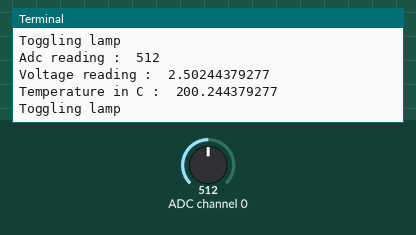
This program was run on a simulated Raspberry Pi (header pin numbers). On the bench: the last lines printed to the terminal. Inputs (shaded band) come from the test bench; at power-on: ADC channel 0 = 512 (analog values on the 0–1023 scale).

Above: at 1.2 s.
1.3 s: ADC channel 0 set to 716
At 2.6 s:
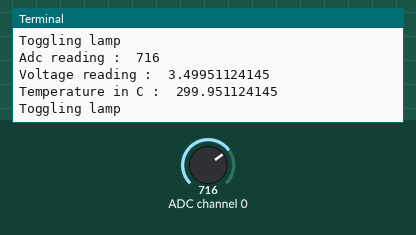
2.8 s: ADC channel 0 set to 900
At 3.5 s:
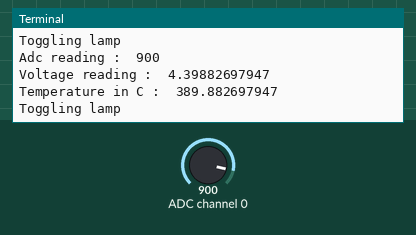
Timing chart, 0 to 5.8 s (numbered marks = the images above; inputs shaded):
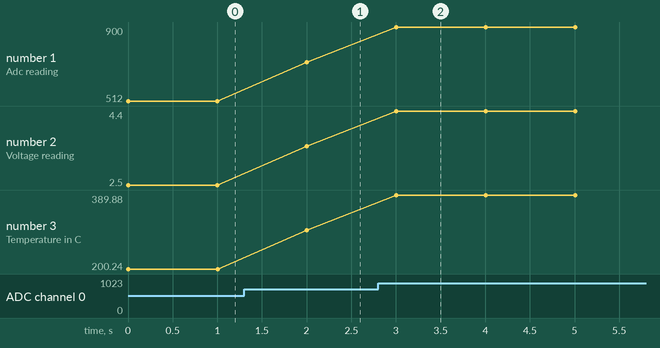

Measured:
- after the input at 1.3 s, the terminal: prints a new line after 0.70 s (image 1)
- after the input at 2.8 s, the terminal: prints a new line after 0.20 s (image 2)
- plotted number 1: 512 → 716 after the input at 1.3 s, 716 → 900 after the input at 2.8 s
- plotted number 2: 2.5 → 3.5 after the input at 1.3 s, 3.5 → 4.4 after the input at 2.8 s
- plotted number 3: 200.24 → 299.95 after the input at 1.3 s, 299.95 → 389.88 after the input at 2.8 s

The program:

tempLampControl.py
```python
import spidev
import time
import os
import RPi.GPIO as GPIO

lampPin = 21

GPIO.setmode(GPIO.BOARD)
GPIO.setwarnings(False)

GPIO.setup(21, GPIO.OUT)

# Create a spidev object and open /dev/spidev(0,1)
spi = spidev.SpiDev()
spi.open(0,1)

def getTempReading(channel):
    # We read the sensor voltage through ADC
    adcValue = spi.xfer2([1, (8+channel) << 4, 0])
    # spidev writes back the data onto same buffer used to send data
    # We have 10-bit resoultion, so 2 bits from first byte and then 8 bits from last
    reading = ((adcValue[1]&3) << 8) + adcValue[2]
    print "Adc reading : ",reading

    # We have put reference voltage as 5V from RPi
    analogVoltage = (reading * 5) / float(1023)
    print "Voltage reading : ",analogVoltage

    tempinC = ((analogVoltage*1000) - 500) / 10
    print "Temperature in C : ",tempinC


def lampControl(state):
    if state == "OFF":
        GPIO.output(lampPin, 0)
    elif state == "ON":
        GPIO.output(lampPin, 1)

if __name__ == "__main__":
    lamp = "OFF"
    while(1):
        getTempReading(0)
        print "Toggling lamp"
#        if lamp == "OFF":
 #           lampControl("ON")
  #          malp = "ON"
   #     else:
    #        lampControl("OFF")
     #       lamp = "OFF"
        time.sleep(1)
```
